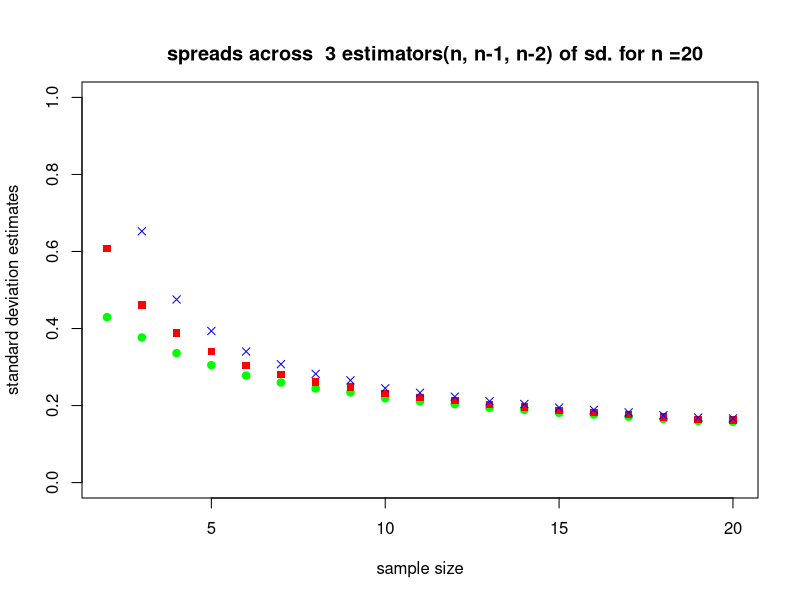
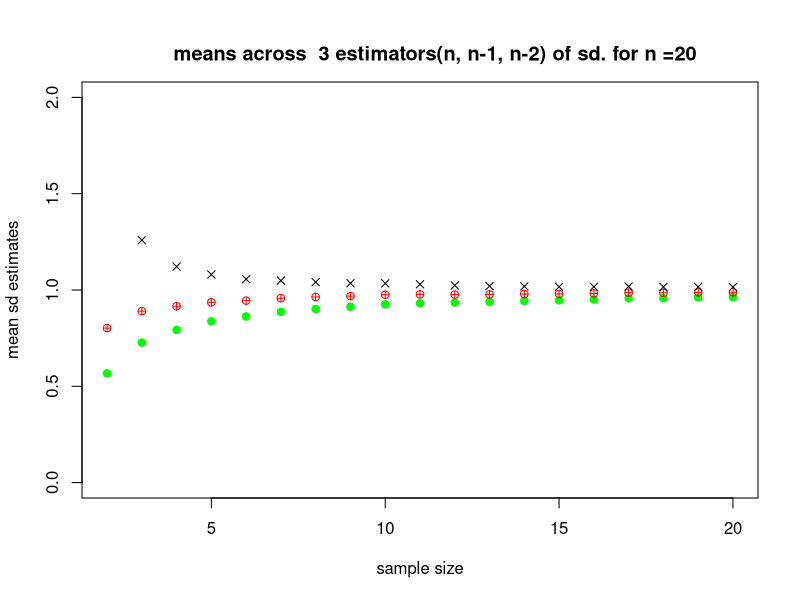
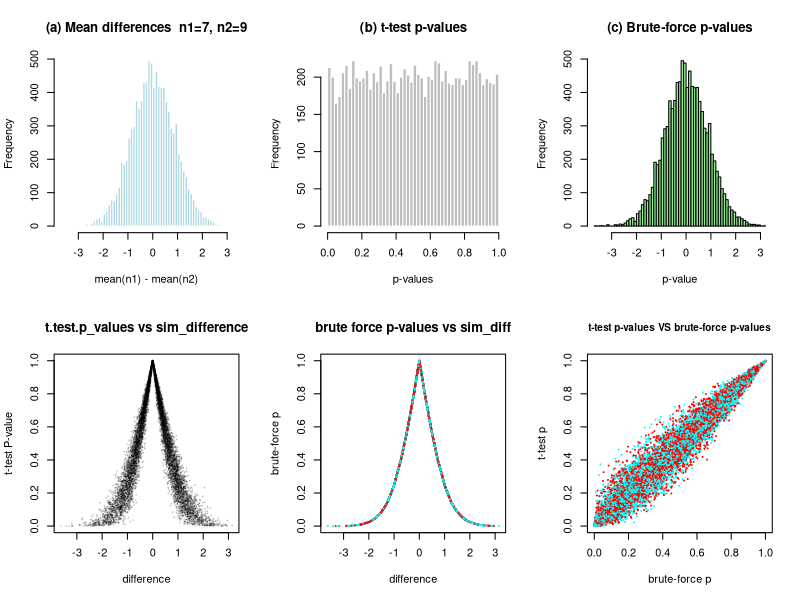
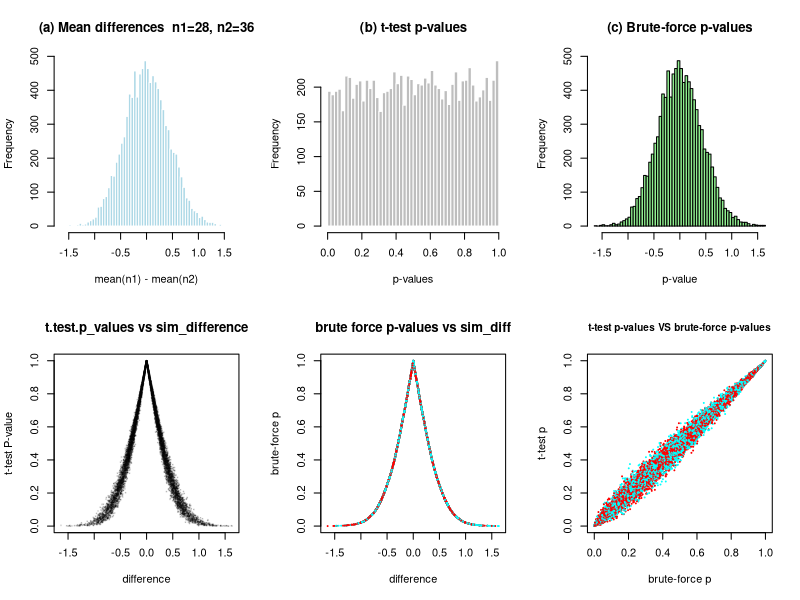

The R script that drew these images, in order:
## ---- chunk 1
knitr::opts_chunk$set(echo = TRUE)
## ---- chunk 2

#### Setting up looping numbers ####
################################
max.sample.size <- 20
n.sim <- 10000 # number of re-samplings we are going to run for each sample size

#### Setting up matrices to save data. 

sd.n <- matrix(0, nrow = n.sim , ncol =  max.sample.size) # table of data for sd with n
sd.ori <- matrix(0, nrow = n.sim, ncol = max.sample.size) # table of data for sd with n-1
sd.n2 <- matrix(0, nrow = n.sim, ncol = max.sample.size) # table of data for sd with n-2

# sqrt(  sum((x - mean(x))^2) / (n-1)    )  

x_sd_n <-  function( data){
  n = length( data)
  sqrt(  sum((data - mean(data))^2) / n )
}

x_sd_n2 <- function( data){
    n = length( data)
  sqrt(  sum((data - mean(data))^2) / (n-2) )
}

#### perform computations in a loop ####
########################################
for (sample.size in 2:max.sample.size) {
   for (i.sim in 1:n.sim) { # resample n.sim times. In each iteration:
    samp <- rnorm( sample.size , mean = 0 , sd = 1) 
    
    # first set of sd ( n)
    sd.n [ i.sim , sample.size] <-  x_sd_n(samp)
    
    #second set of sd ( n-1)
    
    sd.ori [ i.sim , sample.size] <- sd(samp)
    
    # third set of sd ( n-2)
    
    sd.n2 [i.sim , sample.size] <- x_sd_n2(samp)
  
   }
}
## ---- chunk 3

n <- 2:max.sample.size 

#apply( X = "DATAFRAME" , MARGIN = "2 -columns /. "1 - rows" , )

#mean and spread for sd.n
sd.n_mean <- apply(X = sd.n [, n], MARGIN =  2, FUN = mean) 
sd.n_spread <- apply( sd.n[ , n] , 2, sd )

#mean and spread for sd.ori ( n-1)

sd.ori_mean <- apply(sd.ori[, n], 2, mean)
sd.ori_spread <- apply(sd.ori[, n], 2, sd )

#mean and spread for sd.n2 ( n-2)

sd.n2_mean <- apply(sd.n2[, n], 2, mean)
sd.n2_spread <- apply(sd.n2[, n], 2, sd )


#summary table
# 
# dfr <- data.frame( n = n,
#                    sd.n_mean =sd.n_mean,
#                    sd.ori_mean = sd.ori_mean,
#                    sd.n2_mean = sd.n2_mean,
#                    
#                    sd.n_spread = sd.n_spread,
#                    sd.ori_spread = sd.ori_spread,
#                    sd.n2_spread = sd.n2_spread)

## ---- chunk 4

# spreads across the 3 estimators of sd. against n 

plot( n, sd.n2_spread, type ="n", ylim = c(0, 1) , main = "
      spreads across  3 estimators(n, n-1, n-2) of sd. for n =20 ",
      xlab = "sample size",
      ylab = "standard deviation estimates") 

points( n , sd.n_spread , pch = 19 , col= "green" )
points( n , sd.ori_spread , pch = 15, col = "red")
points( n , sd.n2_spread , pch = 4 , col ="blue")


#means across the 3 estimators of mean against n

plot( n, sd.n2_spread, type ="n" , ylim = c(0, 2) ,  main = "
      means across  3 estimators(n, n-1, n-2) of sd. for n =20 ",
      xlab = "sample size",
      ylab = "mean sd estimates") 

points( n , sd.n_mean , pch = 19 , col= "green" ) # n
points( n , sd.ori_mean , pch = 10, col = "red") # n-1
points( n , sd.n2_mean, pch = 4 , col ="black") #n-2






## ---- chunk 5

arb_mean <- 2
arb_var <- 3 ; arb_sd = sqrt(arb_var)
n1 <- 7
n2 <- 9
smpl_1 <- rnorm( n1, mean = arb_mean , sd = sqrt( arb_var))
smpl_2 <- rnorm( n2, mean = arb_mean , sd = sqrt(arb_var))

#Ho: mean of smpl_1 - smpl_2 = 0
#Ha:mean of smpl_1 - smpl_2 != 0

#mean difference of smpl_1 and smpl_2

mean.diff_smpl1_2 <- mean(smpl_1) - mean( smpl_2)

t.test( smpl_1 , smpl_2 , var.equal = TRUE) # since both sample were generated from 
#via rnorm with both mean and sd known.

# 	Two Sample t-test
# 
# data:  smpl_1 and smpl_2
# t = 1.7874, df = 14, p-value = 0.09554
# alternative hypothesis: true difference in means is not equal to 0
# 95 percent confidence interval:
#  -0.2823871  3.1066603
# sample estimates:
# mean of x mean of y 
#  2.754624  1.342488 

p_value = t.test( smpl_1 , smpl_2 , var.equal = TRUE)$p.value
p_value

#evidence is consistent with the Ho. hypothesis as p.value (0.09553928) > 0.05

## ---- chunk 6

rsmpl <- function( n1, n2, n.sim = 10000, mu = 2, sd = sqrt(3) ) {
  
  #### Step 1: create a matrix containing the resamplings (10,000 rows for the simulations and 12 columns for the resamplings).
  ## Step 1: the resampling matrix — n.sim rows x (n1 + n2) columns.
  simulation_matrix <- matrix( rnorm(n.sim * (n1 + n2), mean = mu, sd = sd), nrow = n.sim, ncol = n1 + n2) 


 #### Step 2: define a function that will calculate the difference between the means of sample 1 and sample 2 in our representation of the data such as:
 mean.diff <- function(x) mean(x[1:n1])-mean(x[(n1+1):(n1+n2)])

# Step 3: calculate the difference in the means for all rows of your matrix. Save it in an object called #sim.diff.

sim.diff <- apply(simulation_matrix, 1, mean.diff)

t.test_p_values <- apply(simulation_matrix, 1, function(x) t.test(x[1:n1], x[(n1 + 1):(n1 + n2)])$p.value)


#### Step 4: calculate the brute force p-value by taking the rank of the negative absolute value of sim.diff divided by the length of sim.diff. Save this in a vector called sim.p.rk

sim.p.rk <- rank( -abs(sim.diff) ) / length(sim.diff)

list( n1 =n1 , n2 =n2 , sim.diff = sim.diff , sim.p.rk = sim.p.rk , t.test_p_values = t.test_p_values)
}


## ---- chunk 7
plt <-  function( mtrix ){
  par(mfrow = c(2, 3))
   # (a) distribution of differences
    hist(mtrix$sim.diff, breaks = 50, col = "lightblue", border = "white",
         main = paste0("(a) Mean differences  n1=", n1, ", n2=", n2),
         xlab = "mean(n1) - mean(n2)")


 # (b) distribution of t-test p-values
    hist(mtrix$t.test_p_values, breaks = 50, col = "grey", border = "white",
         main = "(b) t-test p-values", xlab = "p-values")

    # (c) distribution of brute-force p-values
    hist(mtrix$sim.diff, breaks = 50, col = "lightgreen",
         main = "(c) Brute-force p-values", xlab = "p-value")

    # (d) t test.p values vs mean difference
    plot(  mtrix$sim.diff,mtrix$t.test_p_values, pch = 20, cex = 0.3, col = rgb(0, 0, 0, 0.15),
         main = "t.test.p_values vs sim_difference", xlab = "difference", ylab = "t-test P-value")

    # (e) brute-force p vs mean difference
    plot(mtrix$sim.diff, mtrix$sim.p.rk, pch = 20, cex = 0.3, col = rainbow(2),
         main = "brute force p-values vs sim_diff", xlab = "difference", ylab = "brute-force p")

    # (f) t.test_p-values vs brute-force p-values
    plot( mtrix$t.test_p_values, mtrix$sim.p.rk , pch = 20, cex = 0.1, col = rainbow(2),
          cex.main =.9,
         main = "t-test p-values VS brute-force p-values", xlab = "brute-force p", 
         ylab = "t-test p")

  
  
  
  par(mfrow = c(1, 1))
}
## ---- chunk 8

n1 <-  7; n2 <- 9
small_samp <- rsmpl( n1, n2)
plt( small_samp)

# par(mfrow = c(2, 3))
# 
#     # (a) distribution of differences
#     hist(small_samp$sim.diff, breaks = 50, col = "lightblue", border = "white",
#          main = paste0("(a) Mean differences  n1=", n1, ", n2=", n2),
#          xlab = "mean(n1) - mean(n2)")
# 
# 
#  # (b) distribution of t-test p-values
#     hist(small_samp$t.test_p_values, breaks = 50, col = "grey", border = "white",
#          main = "(b) t-test p-values", xlab = "p-values")
# 
#     # (c) distribution of brute-force p-values
#     hist(small_samp$sim.diff, breaks = 50, col = "lightgreen",
#          main = "(c) Brute-force p-values", xlab = "p-value")
# 
#     # (d) t test.p values vs mean difference
#     plot(  small_samp$sim.diff,small_samp$t.test_p_values, pch = 20, cex = 0.3, col = rgb(0, 0, 0, 0.15),
#          main = "t.test.p_values vs sim_difference", xlab = "difference", ylab = "t-test P-value")
# 
#     # (e) brute-force p vs mean difference
#     plot(small_samp$sim.diff, small_samp$sim.p.rk, pch = 20, cex = 0.3, col = rainbow(2),
#          main = "brute force p-values vs sim_diff", xlab = "difference", ylab = "brute-force p")
# 
#     # (f) t.test_p-values vs brute-force p-values
#     plot( small_samp$t.test_p_values, small_samp$sim.p.rk , pch = 20, cex = 0.1, col = rainbow(2),
#           cex.main =.9,
#          main = "t-test p-values VS brute-force p-values", xlab = "brute-force p", 
#          ylab = "t-test p")


## ---- chunk 9
n1 <-28 ; n2 <- 36

large_samp <- rsmpl( n1 , n2)

plt(large_samp)
